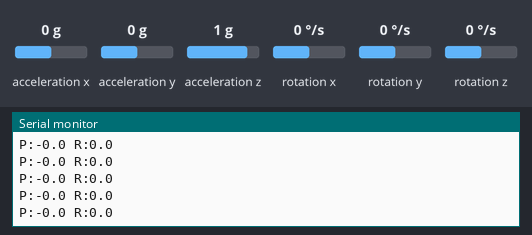
This sketch was run on a simulated ESP32. Shown: the last lines printed to the serial monitor. Wiring (inferred from the names in the program): MPU-6050 motion sensor at I2C address 0x68. Inputs (shaded band) come from the test bench; at power-on: acceleration x 0 g, acceleration y 0 g, acceleration z 1 g, rotation x 0 °/s, rotation y 0 °/s, rotation z 0 °/s.

Above: at 1.4 s.
1.5 s: acceleration x set to -1.4 g
At 1.57 s:
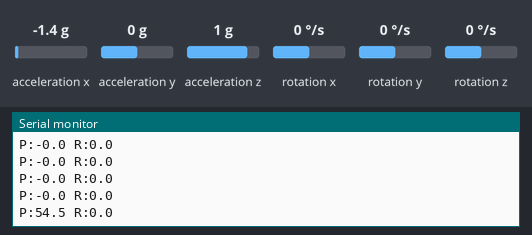
3.0 s: acceleration y set to -1.4 g
At 3.08 s:
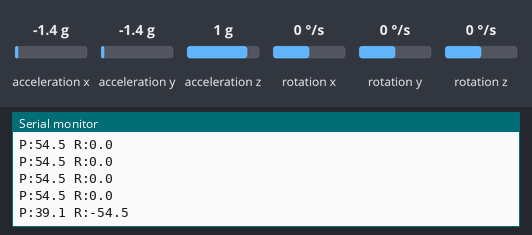
4.5 s: acceleration z set to -1.4 g
At 4.58 s:
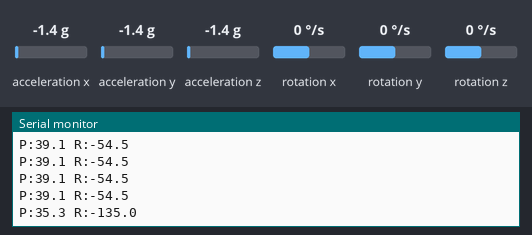
Timing chart, 0 to 7.5 s (numbered marks = the images above; inputs shaded):
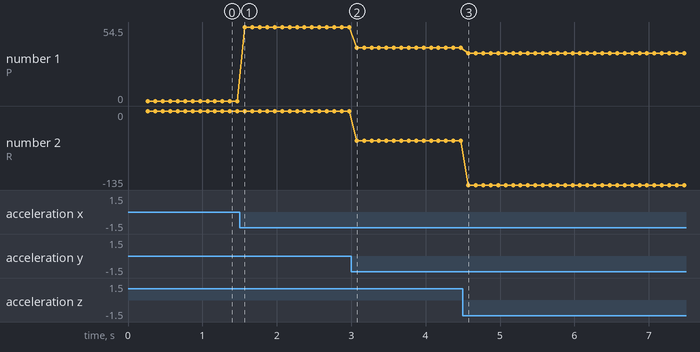

Measured:
- after the input at 1.5 s, the serial monitor: prints a new line after 0.07 s (image 1)
- after the input at 3.0 s, the serial monitor: prints a new line after 0.07 s (image 2)
- after the input at 4.5 s, the serial monitor: prints a new line after 0.07 s (image 3)
- plotted number 1: 0 → 54.5 after the input at 1.5 s, 54.5 → 39.1 after the input at 3.0 s, 39.1 → 35.3 after the input at 4.5 s
- plotted number 2: 0 → -54.5 after the input at 3.0 s, -54.5 → -135 after the input at 4.5 s

The sketch:

testing_av_imu.ino
```cpp
#include <Wire.h>

// ---- PINNER ----
#define SDA_PIN 4   // din SDA
#define SCL_PIN 5   // din SCL

// ---- MPU6050 ----
const uint8_t ADDR_68 = 0x68;
const uint8_t ADDR_69 = 0x69;
uint8_t MPU_ADDR = ADDR_68;

const uint8_t REG_SMPLRT_DIV   = 0x19;
const uint8_t REG_CONFIG       = 0x1A;
const uint8_t REG_GYRO_CONFIG  = 0x1B;
const uint8_t REG_ACCEL_CONFIG = 0x1C;
const uint8_t REG_ACCEL_XOUT_H = 0x3B;
const uint8_t REG_GYRO_XOUT_H  = 0x43;
const uint8_t REG_PWR_MGMT_1   = 0x6B;
const uint8_t REG_WHO_AM_I     = 0x75;

const float ACCEL_LSB_PER_G  = 16384.0f; // ±2g
const float GYRO_LSB_PER_DPS = 131.0f;   // ±250 dps

// ---- HJELP ----
int16_t toI16(uint8_t hi, uint8_t lo){ return (int16_t)((hi<<8)|lo); }

bool wreg(uint8_t reg, uint8_t val){
  Wire.beginTransmission(MPU_ADDR);
  Wire.write(reg);
  Wire.write(val);
  return Wire.endTransmission() == 0;
}

bool rburst(uint8_t startReg, uint8_t* buf, uint8_t len){
  Wire.beginTransmission(MPU_ADDR);
  Wire.write(startReg);
  if (Wire.endTransmission(false) != 0) return false;
  if (Wire.requestFrom((int)MPU_ADDR, (int)len) != len) return false;
  for (uint8_t i=0;i<len;i++) buf[i] = Wire.read();
  return true;
}

void scanI2C(){
  Serial.println("I2C-scan:");
  for (uint8_t a=1; a<127; a++){
    Wire.beginTransmission(a);
    if (Wire.endTransmission() == 0){
      Serial.print("  0x"); Serial.println(a, HEX);
    }
  }
}

bool initMPU(){
  // velg adresse som svarer
  Wire.beginTransmission(ADDR_68);
  if (Wire.endTransmission() == 0) MPU_ADDR = ADDR_68;
  else {
    Wire.beginTransmission(ADDR_69);
    if (Wire.endTransmission() == 0) MPU_ADDR = ADDR_69;
    else return false;
  }

  // WHO_AM_I
  Wire.beginTransmission(MPU_ADDR); Wire.write(REG_WHO_AM_I);
  if (Wire.endTransmission(false)!=0 || Wire.requestFrom((int)MPU_ADDR,1)!=1) return false;
  uint8_t who = Wire.read();
  Serial.printf("WHO_AM_I=0x%02X (addr 0x%02X)\n", who, MPU_ADDR);

  // konfig
  bool ok = true;
  ok &= wreg(REG_PWR_MGMT_1, 0x00); delay(50); // vekke
  ok &= wreg(REG_SMPLRT_DIV, 9);               // 100 Hz
  ok &= wreg(REG_CONFIG, 0x03);                // DLPF ~44 Hz
  ok &= wreg(REG_GYRO_CONFIG, 0x00);           // ±250 dps
  ok &= wreg(REG_ACCEL_CONFIG, 0x00);          // ±2 g
  return ok;
}

void setup(){
  Serial.begin(115200); delay(200);

  Wire.begin(SDA_PIN, SCL_PIN);  // SDA=21, SCL=20
  Wire.setClock(100000);         // start trygt
  scanI2C();

  if (!initMPU()){
    Serial.println("Fant ikke MPU6050. Sjekk SDA=21, SCL=20, GND, og 3.3V.");
    while(1){ delay(1000); }
  }
  Serial.println("MPU6050 klar. Leser data...");
}

void loop(){
  static uint32_t t0=0; if (millis()-t0 < 100) return; t0 = millis();

  uint8_t b[14];
  if (!rburst(REG_ACCEL_XOUT_H, b, 14)){
    Serial.println("Lesefeil");
    return;
  }

  int16_t axr=toI16(b[0],b[1]), ayr=toI16(b[2],b[3]), azr=toI16(b[4],b[5]);
  int16_t gxr=toI16(b[8],b[9]),  gyr=toI16(b[10],b[11]), gzr=toI16(b[12],b[13]);

  float ax=axr/ACCEL_LSB_PER_G, ay=ayr/ACCEL_LSB_PER_G, az=azr/ACCEL_LSB_PER_G;
  float gx=gxr/GYRO_LSB_PER_DPS, gy=gyr/GYRO_LSB_PER_DPS, gz=gzr/GYRO_LSB_PER_DPS;

  float roll_acc  = atan2(ay, az) * 180.0f / PI;
  float pitch_acc = atan2(-ax, sqrt(ay*ay + az*az)) * 180.0f / PI;

  Serial.printf("P:%.1f R:%.1f\n",
                pitch_acc, roll_acc);
}
```
